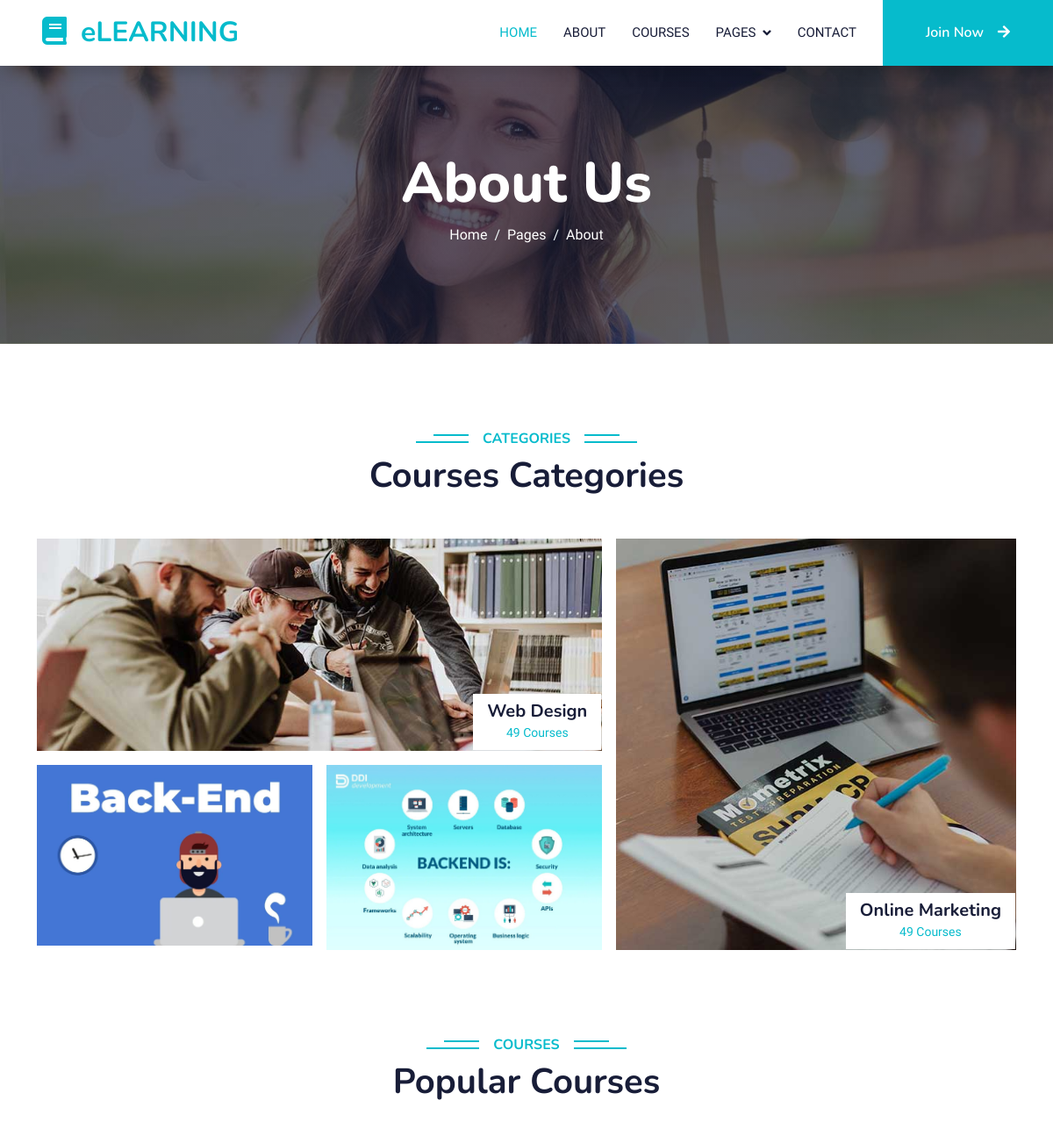
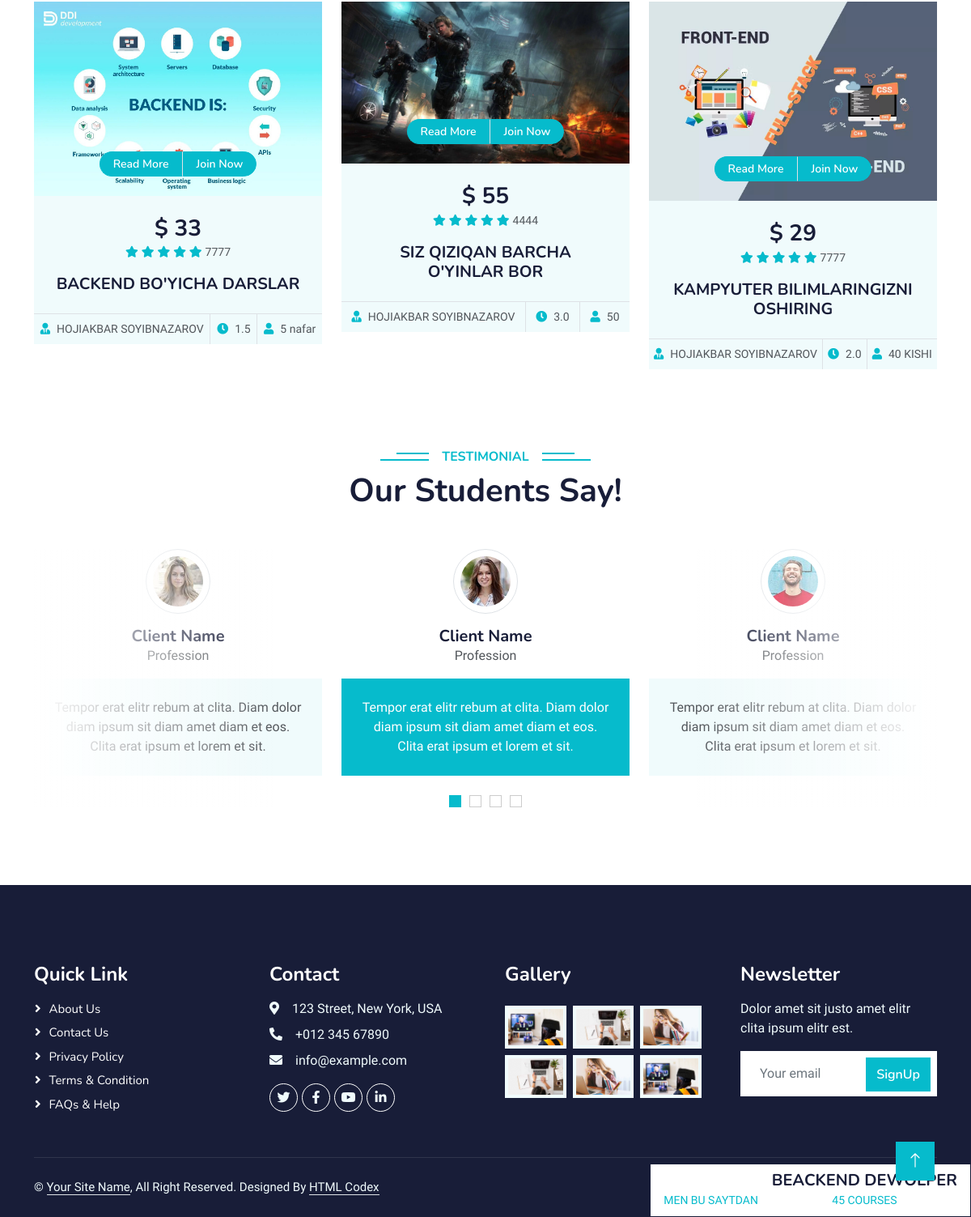
Page /courses/ on the committed database (2 pictures, top to bottom).
### blog/models.py (models this page shows, shortened)
class Instruct(models.Model):
    name = models.CharField(max_length=400)
    bio = models.TextField()
    img = models.ImageField(upload_to='courses/img')

class Cour(models.Model):
    name = models.CharField(max_length=200)
    bio = models.TextField()
    img = models.ImageField(upload_to="courses/img")
    price = models.IntegerField()
    time = models.FloatField()
    std = models.TextField()
    nub = models.IntegerField()

### blog/views.py (the view)
# urls.py: path('courses/', courses, name='courses'),
def courses(request):
    cours = Cour.objects.all()
    instructs = Instruct.objects.all()
    context = {
        "cours": cours,
        "instructs": instructs
    }
    return render(request,"courses.html",context=context)

### template/courses.html (shortened to what this page needs)
{% extends 'base.html' %}
{% load static %}
{% block content %}
    <div class="container-xxl py-5 category">
        <div class="container">
            <div class="text-center wow fadeInUp" data-wow-delay="0.1s">
                <h6 class="section-title bg-white text-center text-primary px-3">Categories</h6>
                <h1 class="mb-5">Courses Categories</h1>
            </div>
            <div class="row g-3">
                <div class="col-lg-7 col-md-6">
                    <div class="row g-3">
                        <div class="col-lg-12 col-md-12 wow zoomIn" data-wow-delay="0.1s">
                            <a class="position-relative d-block overflow-hidden" href="">
                                <img class="img-fluid" src="{% static 'img/cat-1.jpg' %}" alt="">
                                <div class="bg-white text-center position-absolute bottom-0 end-0 py-2 px-3" style="margin: 1px;">
                                    <h5 class="m-0">Web Design</h5>
                                    <small class="text-primary">49 Courses</small>
                                </div>
                            </a>
                        </div>
                        {% for Instruct in instructs %}
                        <div class="col-lg-6 col-md-12 wow zoomIn" data-wow-delay="0.3s">
                            <a class="position-relative d-block overflow-hidden" href="">
                               <a href="{% url 'instructsDetail' Instruct.pk %}"><img class="img-fluid" src={{Instruct.img.url}} alt=""></a>
                                <div class="bg-white text-center position-absolute bottom-0 end-0 py-2 px-3" style="margin: 1px;">
                                    <h5 class="m-0">{{Instruct.name}}</h5>
                                    <small class="text-primary">{{Instruct.bio}}</small>
                                </div>
                            </a>
                        </div>
                        {% endfor %}
                    </div>
                </div>
                <div class="col-lg-5 col-md-6 wow zoomIn" data-wow-delay="0.7s" style="min-height: 350px;">
                    <a class="position-relative d-block h-100 overflow-hidden" href="">
                        <img class="img-fluid position-absolute w-100 h-100" src="{% static 'img/cat-4.jpg' %}" alt="" style="object-fit: cover;">
                        <div class="bg-white text-center position-absolute bottom-0 end-0 py-2 px-3" style="margin:  1px;">
                            <h5 class="m-0">Online Marketing</h5>
                            <small class="text-primary">49 Courses</small>
                        </div>
                    </a>
                </div>
            </div>
        </div>
    </div>
    <div class="container-xxl py-5">
        <div class="container">
            <div class="text-center wow fadeInUp" data-wow-delay="0.1s">
                <h6 class="section-title bg-white text-center text-primary px-3">Courses</h6>
                <h1 class="mb-5">Popular Courses</h1>
            </div>
            <div class="row g-4 justify-content-center">
                {% for Cour in cours %}
                <div class="col-lg-4 col-md-6 wow fadeInUp" data-wow-delay="0.1s">
                    <div class="course-item bg-light">
                        <div class="position-relative overflow-hidden">
                            <a href="{% url 'coursDetail' Cour.pk %}"><img class="img-fluid" src={{Cour.img.url}} alt=""></a>
                            <div class="w-100 d-flex justify-content-center position-absolute bottom-0 start-0 mb-4">
                                <a href="#" class="flex-shrink-0 btn btn-sm btn-primary px-3 border-end" style="border-radius: 30px 0 0 30px;">Read More</a>
                                <a href="#" class="flex-shrink-0 btn btn-sm btn-primary px-3" style="border-radius: 0 30px 30px 0;">Join Now</a>
                            </div>
                        </div>
                        <div class="text-center p-4 pb-0">
                            <h3 class="mb-0">$ {{Cour.price}}</h3>
                            <div class="mb-3">
                                <small class="fa fa-star text-primary"></small>
                                <small class="fa fa-star text-primary"></small>
                                <small class="fa fa-star text-primary"></small>
                                <small class="fa fa-star text-primary"></small>
                                <small class="fa fa-star text-primary"></small>
                                <small>{{Cour.nub}}</small>
                            </div>
                            <h5 class="mb-4">{{Cour.bio}}</h5>
                        </div>
                        <div class="d-flex border-top">
                            <small class="flex-fill text-center border-end py-2"><i class="fa fa-user-tie text-primary me-2"></i>{{Cour.name}}</small>
                            <small class="flex-fill text-center border-end py-2"><i class="fa fa-clock text-primary me-2"></i>{{Cour.time}}</small>
                            <small class="flex-fill text-center py-2"><i class="fa fa-user text-primary me-2"></i>{{Cour.std}}</small>
                        </div>
                    </div>
                </div>
                {% endfor %}
            </div>
        </div>
    </div>
    <div class="container-xxl py-5 wow fadeInUp" data-wow-delay="0.1s">
        <div class="container">
            <div class="text-center">
                <h6 class="section-title bg-white text-center text-primary px-3">Testimonial</h6>
                <h1 class="mb-5">Our Students Say!</h1>
            </div>
            <div class="owl-carousel testimonial-carousel position-relative">
                <div class="testimonial-item text-center">
                    <img class="border rounded-circle p-2 mx-auto mb-3" src="{% static 'img/testimonial-1.jpg' %}" style="width: 80px; height: 80px;">
                    <h5 class="mb-0">Client Name</h5>
                    <p>Profession</p>
                    <div class="testimonial-text bg-light text-center p-4">
                    <p class="mb-0">Tempor erat elitr rebum at clita. Diam dolor diam ipsum sit diam amet diam et eos. Clita erat ipsum et lorem et sit.</p>
                    </div>
                </div>
                <div class="testimonial-item text-center">
                    <img class="border rounded-circle p-2 mx-auto mb-3" src="{% static 'img/testimonial-2.jpg' %}" style="width: 80px; height: 80px;">
                    <h5 class="mb-0">Client Name</h5>
                    <p>Profession</p>
                    <div class="testimonial-text bg-light text-center p-4">
                    <p class="mb-0">Tempor erat elitr rebum at clita. Diam dolor diam ipsum sit diam amet diam et eos. Clita erat ipsum et lorem et sit.</p>
                    </div>
                </div>
                <div class="testimonial-item text-center">
                    <img class="border rounded-circle p-2 mx-auto mb-3" src="{% static 'img/testimonial-4.jpg' %}" style="width: 80px; height: 80px;">
                    <h5 class="mb-0">Client Name</h5>
                    <p>Profession</p>
                    <div class="testimonial-text bg-light text-center p-4">
                    <p class="mb-0">Tempor erat elitr rebum at clita. Diam dolor diam ipsum sit diam amet diam et eos. Clita erat ipsum et lorem et sit.</p>
                    </div>
                </div>
            </div>
        </div>
    </div>
    <a href="#" class="btn btn-lg btn-primary btn-lg-square back-to-top"><i class="bi bi-arrow-up"></i></a>
</body>
</html>
{% endblock content %}

### static/css/style.css (style rules this page uses)
:root { --primary: #06BBCC; --light: #F0FBFC; --dark: #181d38; }
.back-to-top { position: fixed; display: none; right: 45px; bottom: 45px; z-index: 99; }
.btn { font-family: 'Nunito', sans-serif; font-weight: 600; transition: .5s; }
.btn.btn-primary, .btn.btn-secondary { color: #FFFFFF; }
.btn-lg-square { width: 48px; height: 48px; }
.btn-square, .btn-sm-square, .btn-lg-square { padding: 0; display: flex; align-items: center; justify-content: center; font-weight: normal; border-radius: 0px; }
.section-title { position: relative; display: inline-block; text-transform: uppercase; }
.section-title::before { position: absolute; content: ""; width: calc(100% + 80px); height: 2px; top: 4px; left: -40px; background: var(--primary); z-index: -1; }
.section-title::after { position: absolute; content: ""; width: calc(100% + 120px); height: 2px; bottom: 5px; left: -60px; background: var(--primary); z-index: -1; }
.category img, .course-item img { transition: .5s; }
.testimonial-carousel::before { position: absolute; content: ""; top: 0; left: 0; height: 100%; width: 0; background: linear-gradient(to right, rgba(255, 255, 255, 1) 0%, rgba(255, 255, 255, 0) 100%); z-index: 1; }
.testimonial-carousel::after { position: absolute; content: ""; top: 0; right: 0; height: 100%; width: 0; background: linear-gradient(to left, rgba(255, 255, 255, 1) 0%, rgba(255, 255, 255, 0) 100%); z-index: 1; }
@media (min-width: 768px) { .testimonial-carousel::before, .testimonial-carousel::after { width: 200px; } }
@media (min-width: 992px) { .testimonial-carousel::before, .testimonial-carousel::after { width: 300px; } }
.testimonial-carousel .owl-item .testimonial-text, .testimonial-carousel .owl-item.center .testimonial-text * { transition: .5s; }
.testimonial-carousel .owl-item.center .testimonial-text { background: var(--primary) !important; }
.testimonial-carousel .owl-item.center .testimonial-text * { color: #FFFFFF !important; }

### template/base.html (style rules this page uses)
:root { --primary: #06BBCC; --light: #F0FBFC; --dark: #181d38; }
.back-to-top { position: fixed; display: none; right: 45px; bottom: 45px; z-index: 99; }
.btn { font-family: 'Nunito', sans-serif; font-weight: 600; transition: .5s; }
.btn.btn-primary, .btn.btn-secondary { color: #FFFFFF; }
.btn-lg-square { width: 48px; height: 48px; }
.btn-square, .btn-sm-square, .btn-lg-square { padding: 0; display: flex; align-items: center; justify-content: center; font-weight: normal; border-radius: 0px; }
.section-title { position: relative; display: inline-block; text-transform: uppercase; }
.section-title::before { position: absolute; content: ""; width: calc(100% + 80px); height: 2px; top: 4px; left: -40px; background: var(--primary); z-index: -1; }
.section-title::after { position: absolute; content: ""; width: calc(100% + 120px); height: 2px; bottom: 5px; left: -60px; background: var(--primary); z-index: -1; }
.category img, .course-item img { transition: .5s; }
.testimonial-carousel::before { position: absolute; content: ""; top: 0; left: 0; height: 100%; width: 0; background: linear-gradient(to right, rgba(255, 255, 255, 1) 0%, rgba(255, 255, 255, 0) 100%); z-index: 1; }
.testimonial-carousel::after { position: absolute; content: ""; top: 0; right: 0; height: 100%; width: 0; background: linear-gradient(to left, rgba(255, 255, 255, 1) 0%, rgba(255, 255, 255, 0) 100%); z-index: 1; }
@media (min-width: 768px) { .testimonial-carousel::before, .testimonial-carousel::after { width: 200px; } }
@media (min-width: 992px) { .testimonial-carousel::before, .testimonial-carousel::after { width: 300px; } }
.testimonial-carousel .owl-item .testimonial-text, .testimonial-carousel .owl-item.center .testimonial-text * { transition: .5s; }
.testimonial-carousel .owl-item.center .testimonial-text { background: var(--primary) !important; }
.testimonial-carousel .owl-item.center .testimonial-text * { color: #FFFFFF !important; }

### rows in the picture
Instruct: img (picture), bio "MEN BU SAYTDAN…"
Instruct: img (picture), name "BEACKEND DEWOLPER", bio "45 COURSES"
Cour: img (picture), price "33", nub "7777", bio "BACKEND BO'YICHA DARSLAR", name "HOJIAKBAR SOYIBNAZAROV", time "1.5", std "5 nafar"
Cour: img (picture), price "55", nub "4444", bio "SIZ QIZIQAN BARCHA O'YINLAR BOR", name "HOJIAKBAR SOYIBNAZAROV", time "3.0", std "50"
Cour: img (picture), price "29", nub "7777", bio "KAMPYUTER BILIMLARINGIZNI OSHIRING", name "HOJIAKBAR SOYIBNAZAROV", time "2.0", std "40 KISHI"
